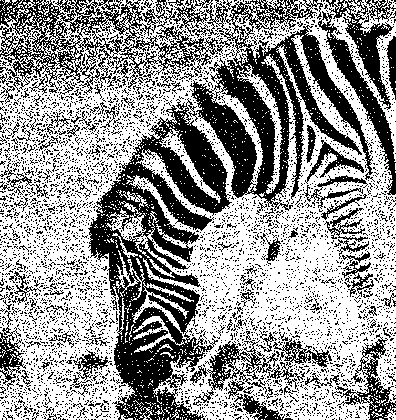
%> input picture IMAGES&TESTS/zebra_rand.tif, 396 x 420 px, shrunk from 754 x 800 before the run
$ octave TestZebra.m   (GNU Octave 9; MATLAB toolbox functions it lacks are replaced by stand-ins)
%> lines starting %> are read from the running program, lines starting %| are printed output that depends on the picture; in (x1, y1, x2, y2) boxes, pixels count from 0 and x2, y2 are one past the last pixel; in counts of white or black regions, pixels touching at a corner belong together; the program's own positions count from 1
### CLASSIFY/ImageClassify.m
function [outputs] = ImageClassify(inputs)
%
% This file takes a multi-spec image ground data and computes a
% supervised classification using quadratic discriminat analysis.
% Pre and post-classifiction filtering are also available.
%
% %%%%%%%%%%%%%%%%%%%%%%%%% input structure%%%%%%%%%%%%%%%%%%%%%%%%%%%%%%%%
%-------------------------------------------------------------------------
% IMPORTANT NOTES: The following are contained within the inputs structure.
% Input images must be 8 or 16 bit TIFF files.
%-------------------------------------------------------------------------
%
% IMAGE     - This is the 8 or 16 bit TIFF image to be classified.
%
% GRNDTRUTH - This 8 or 16 bit TIFF image has the same pixel dimension as IMAGE
%             with pixel values equal to i in the spatial location of IMAGE
%             where the ground truth data for class_i has been collected.
%             In all other locations, the pixel values should be set to
%             some value not in the set {1,2,...,nclasses}, e.g. 0.
%
% nclasses  - number of classes
%
% thresh    - chi^2 confidence value for thresholding. If it is not given,
%             is empty or if thresh = 100, no thresholding is implemented.
%
% prefilt   - If this is empty ('[]') or zero, no prefiltering is computed.
%             If it is 1, 2, or 3, it filters (denoises) via convolution by
%             increasingly large neighborhood matrices.
%
% smoothing - If this is empty ('[]') or zero, no post filtering is
%             computed. If it is equal to 1, a nonlinear postfiltering is
%             computed using the mode function. If it is 2, probability
%             label relaxation is implemented. If it is 3, Markov random
%             fields are used.
%
%%%%%%%%%%%%%%%%%%%%%%%%%%% OUTPUTS %%%%%%%%%%%%%%%%%%%%%%%%%%%%%%%%%%%%%%
%
% outputs.Image          - the original image in array format
%
% outputs.GrndTruth      - the ground truth image in array format
%
% outputs.Classification - the classified image in array format
%
% This code was written by Marylesa Wilde and John Bardsley,
% final version Feb. 25, 2010.
%-------------------------------------------------------------------------
xtrue     = inputs.IMAGE;
GrndTruth = inputs.GRNDTRUTH;
nclasses  = inputs.nclasses;
thresh    = inputs.thresh;
prefilt   = inputs.prefilt;
smoothing = inputs.smoothing;
crossval  = inputs.crossval;
%-------------------------------------------------------------------------
% 1. Read IMAGE and GrndTruth into MatLab. They must be TIFF files. Convert
%    to 8 bit if necessary. Then vectorize these two arrays for the
%    classification step. Pre-classification filtering (denoising) is
%    implemented and threshold values are computed.
%-------------------------------------------------------------------------
% Input image and prefilter/denoise
if ~isnumeric(xtrue)
  xtrue = double(imread(xtrue));
%> xtrue: size 420x396 double; values 0 (black) and 1 (white), 58.8% white; 4767 black regions (4650 under 20 px), largest, box (x1, y1, x2, y2) and area: (0, 0, 375, 211) 21188, (88, 98, 232, 420) 18282, (318, 11, 396, 195) 2310
end
[nx,ny,nbands] = size(xtrue);
%> nx = 420; ny = 396; nbands = 1
if ~exist('prefilt','var') | isempty(prefilt), prefilt = 0; end
if     prefilt==3,
    F = 1/36*[0 0 1 0 0; 0 2 4 2 0; 1 4 8 4 1; 0 2 4 2 0; 0 0 1 0 0];
elseif prefilt==2
    F = 1/16*[1 2 1; 2 4 2; 1 2 1];
elseif prefilt==1
    F = 1/8*[0 1 0; 1 4 1; 0 1 0];
elseif prefilt==0
    F = [0 0 0;0 1 0;0 0 0];
end
% buffer 3 pixels on all sides to account for neighborhoods
xtrueBuffered = padarray(xtrue,[3,3],'replicate');
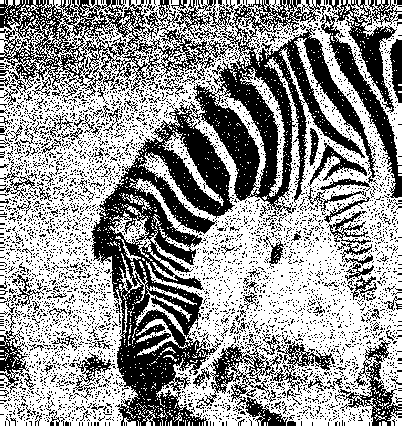
%> xtrueBuffered: size 426x402 double; values 0 (black) and 1 (white), 58.9% white; 4767 black regions (4640 under 20 px), largest, box (x1, y1, x2, y2) and area: (0, 0, 378, 214) 21668, (91, 101, 235, 426) 18435, (321, 14, 402, 198) 2379

b = zeros(size(xtrueBuffered(:,:,:)));
%> b: size 426x402 double; every value is 0
for i = 1:nbands
  b(:,:,i) = conv2(xtrueBuffered(:,:,i),F,'same');
end
Image = uint8(b(4:nx+3,4:ny+3,:));
%> Image is the input picture: size 420x396 uint8; values 0 (black) and 1 (white), 58.8% white; 4767 black regions (4650 under 20 px), largest, box (x1, y1, x2, y2) and area: (0, 0, 375, 211) 21188, (88, 98, 232, 420) 18282, (318, 11, 396, 195) 2310
[nx,ny,nbands]=size(Image);
ImageStretch = zeros(nx*ny,nbands);
for i = 1:nbands
    Temp = Image(:,:,i);
    ImageStretch(:,i)=Temp(:);
end
% Read in ground truth image and set non-groundtruth points to 0
if isempty(GrndTruth)
    for i=1:nclasses
        m{i} = inputs.means(i);
        C{i} = inputs.covariances(1:nbands,nbands*(i-1)+1:nbands*i);
    end
%> after the loop, C = {1, 1}; m = {0, 1}
else
    GrndTruth = uint8(imread(GrndTruth));
    [nxg,nyg] = size(GrndTruth);
    if nx ~= nxg || ny ~= nyg
        disp('NO CLASSIFICATION since image and ground truth have different dimension.')
        return
    end
    GrndTruth(GrndTruth>nclasses | GrndTruth<1)=0;
    GrndTruthStretch = GrndTruth(:);
    % Create mean and covaraince of ground truth.
    for i = 1:nclasses
        pts  = ImageStretch(GrndTruthStretch==i,:);
        m{i} = mean(pts);
        C{i} = cov(pts)+sqrt(eps)*eye(nbands);
    end
end
% Obtain chi square value for threshold
if ~exist('thresh','var') | isempty(thresh) % no thresholding
    Ti = chi2inv(1,nbands);
%> Ti = Inf
else
    Ti = chi2inv(.01*thresh,nbands);
end
if ~exist('smoothing','var') | isempty(smoothing)
    smoothing = 0;
end

%--------------------------------------------------------------------------
% 2. Compute the supervised classification and thresholding using the QDA
%    classifier.
%--------------------------------------------------------------------------
[Classification,g] = SupervisedClassification(ImageStretch,m,C,Ti);

%--------------------------------------------------------------------------
% 3. Use K-fold cross validation to estimate the classification error.
%--------------------------------------------------------------------------
if crossval == 1 & ~isempty(GrndTruth)
    nsamples = 10; percent_removed = 10;
    [percent_misclassified,miss] = ClassificationError(ImageStretch,...
                        GrndTruthStretch,m,C,percent_removed,nsamples,Ti);
    fprintf('%d PERCENT RANDOM REMOVAL CROSS VALIDATION.\n',percent_removed)
    fprintf('Percent misclassified after %d removals = %2.4f\n',nsamples,percent_misclassified);
end

%--------------------------------------------------------------------------
% 4. Post classification smoothing
%--------------------------------------------------------------------------
if smoothing==1
    Classification=PostFilter(Classification,nx,ny);
elseif smoothing==2
    iter = inputs.iter;
    Classification = ProbLabRelax(Classification,g,nx,ny,nclasses,5);
elseif smoothing==3
    beta = inputs.beta; iter = inputs.iter;
    Classification = MarkovRandField(Classification,ImageStretch,nx,ny,...
                                                  m,C,nclasses,beta,iter);
else
    Classification = reshape(Classification,nx,ny);
end

outputs.Image = Image;
outputs.GrndTruth = GrndTruth;
outputs.Classification = Classification;

### CLASSIFY/SupervisedClassification.m
function [Classification,g] = SupervisedClassification(ImageStretch,m,C,Ti)
%> called with Ti = Inf
%
% Using the points in IMAGE corresponding to the ground truth data in class
% i, a covariance matrix C and mean vector m are computed. Doing this for
% each i, one obtains nclass likelihood functions
%
% p_i(x) = exp[-0.5*(x-m)'*inv(C)*(x-m)] / sqrt( (2pi)^n det(C) ),
%
% The classification rule is then given by:
%
% x is in class i if p_i(x) > p_j(x) for all j not equal to i.
%
% For computational reasons, we instead use the equivalent rule:
%
% x is in class i if g_i(x):=-ln(p_i(x)) < -ln(p_j(x))=:g_j(x) for all j
% not equal to i.
%
% Reference: "Remote Sensing Digital Image Analysis," J. Richards and X.
% Jia, Springer 2006.
%
% %%%%%%%%%%%%%%%%%%%%%%%%% INPUTS %%%%%%%%%%%%%%%%%%%%%%%%%%%%%%%%%%%%%%%
%
% ImageStretch     - the uint8 image array
%
% m                - a cell whose ith element is the mean of the ith class
%                    of ground truth points.
%
% C                - a cell whose ith element is the covariance of the ith
%                    class of ground truth points.
%
% Ti               - threshold value
%
%%%%%%%%%%%%%%%%%%%%%%%%%%% OUTPUTS %%%%%%%%%%%%%%%%%%%%%%%%%%%%%%%%%%%%%%
%
% Classification   - the classified image.
%
% g                - array of probabilities
%
% This code was written by Marylesa Wilde and John Bardsley,
% final version Feb. 25, 2010.
%--------------------------------------------------------------------------
[n,nbands] = size(ImageStretch);
%> n = 166320; nbands = 1
onevec = ones(n,1);
nclasses = length(m);
%> nclasses = 2
g = zeros(n,nclasses);
gtemp = zeros(n,nclasses);
for i = 1:nclasses
    meanmati=onevec*m{i};
    residi = (ImageStretch-meanmati)';
    Ri = chol(C{i});
    g(:,i) = - log(det(C{i})) - sum(((Ri'\residi)').^2,2);
    gtemp(:,i) = -Ti - log(det(C{i}));
end

% Compute the classification by taking the maximum along the rows of g.
[maxg,Classification] = max(g,[],2);
% make g a probability if using PLR
g = (2*pi)^(-nclasses/2)*exp((1/2)*g);

% Check threshold, remove points beyond threshold
for placeholder=1:length(Classification)
    if gtemp(placeholder,Classification(placeholder))>maxg(placeholder)
        Classification(placeholder) = nclasses+1;
    end
end
Classification = uint8(Classification);

### CLASSIFY/MarkovRandField.m
function[Classification]=MarkovRandField(A,ImageStretch,nx,ny,m,C,nclasses,beta,iter)
%> called with nx = 420, ny = 396, nclasses = 2, beta = 0.5, iter = 10
%
% This file takes a multi-spec classified image and penalizes a central
% pixel's probabilities based on the Markov property using neighboring
% pixels' probabilities.  5-10 iterations are commonly suggested.
% See Richards & Jia, Remote Sensing, Digital Image Analaysis,
% Springer-Verlag 2006
%
% %%%%%%%%%%%%%%%%%%%%%%%%% inputs %%%%%%%%%%%%%%%%%%%%%%%%%%%%%%%%%%%%%%%%
% A            - The 8-bit classification obtained under QDA in
%                SupervisedClassification.m from the original image.
%
% ImageStretch - The spectral values of the original nx rows by ny columns
%                of an n-banded image reshaped into nx*ny rows by n
%                columns.  This is uint-8.
%
% nx           - The number of rows in the A matrix.
%
% ny           - The number of columns in the A matrix.
%
% m            - a cell whose ith element is the mean of the ith class
%                of ground truth points.
%
% C            - a cell whose ith element is the covariance of the ith
%                class of ground truth points.
%
% nclasses     - The number of ground truthing types or classes to be
%                delineated during the classification.
%
% beta         - The scalar value used in penalizing probabilities based on
%                a central pixel's neighbors. (regularization parameter)
%
% iter         - The number of iterations on which to relax probability
%                labels.
%
% %%%%%%%%%%%%%%%%%%%%%%%%% outputs %%%%%%%%%%%%%%%%%%%%%%%%%%%%%%%%%%%%%%%
%
% Classification - This is the 8-bit RMF classification of the original
%                  image.
%
% This code was written by Marylesa Wilde and John Bardsley,
% final version Feb. 25, 2010.
%-------------------------------------------------------------------------

% Second order Neighborhood weights
[n,nbands]=size(ImageStretch);
F = [1/sqrt(2) 1 1/sqrt(2); 1 0 1; 1/sqrt(2) 1 1/sqrt(2)];
A = reshape(A,nx,ny);
onevec = ones(n,1);
% MRF
for g =1:iter
    fprintf('MRF iter = %d\n',g)
    g2 = zeros(n,nclasses);
    for i = 1:nclasses
        % Find similar neighbors above and below.
        A2 = zeros(nx,ny);
        A2(A~=i) = 1;
        Q = conv2(A2,F,'same');
        q = reshape(Q,nx*ny,1);
        % Evaluate the negative-log likelihood function g_i at every pixel
        meanmati=onevec*m{i};
        residi = (ImageStretch-meanmati)';
        Ri = chol(C{i});
        g2(:,i) = -1/2*log(det(C{i})) - 1/2*sum(((Ri'\residi)').^2,2) - beta*q;
    end
    % Compute the classification by taking the maximum along the rows of g.
    [dummy,A] = max(g2,[],2);
end
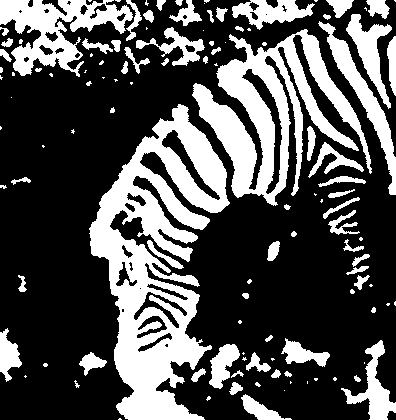
%> A2: size 420x396 double; values 0 (black) and 1 (white), 31.7% white; 119 white regions (54 under 20 px), largest, box (x1, y1, x2, y2) and area: (89, 104, 230, 420) 19721, (192, 29, 372, 206) 11773, (0, 0, 133, 77) 4650
A = reshape(A,nx,ny);
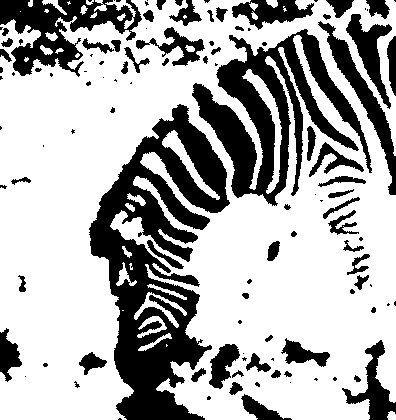
%> A: size 420x396 double; values 1 (black) and 2 (white), 68.3% white; 114 black regions (53 under 20 px), largest, box (x1, y1, x2, y2) and area: (89, 104, 230, 420) 19751, (192, 29, 372, 206) 11771, (0, 0, 142, 77) 4900
Classification = uint8(A);

### IMAGES&TESTS/TestZebra.m
%--------------------------------------------------------------------------
% Define the inputs.
%--------------------------------------------------------------------------
inputs.IMAGE       = 'zebra_rand.tif';
inputs.GRNDTRUTH   = [];
inputs.means       = [0,1];
inputs.covariances = [1,1];
inputs.nclasses    = 2;   % number of classes
inputs.crossval    = 1;   % 1 = k-fold cross validation; 0,[] = none.
inputs.thresh      = []; % 100,[] = no threshold; alph = alpha% chi^2 c.i.
inputs.prefilt     = 0;   % [] or 0 = no prefilt, 1 = 1st, 2 = 2nd, 3 = 3rd
                          % order neighborhoods
inputs.smoothing   = 3;   % 0,[] = none; 1 = nonlin filter; 2 = PLR; 3 = MRF
inputs.iter        = 10;  % # iters in PLR or MRF.
inputs.beta        = .5;   % beta (regularization parameter) for MRF.

%--------------------------------------------------------------------------
% Now, classify the image
%--------------------------------------------------------------------------
tic
outputs = ImageClassify(inputs);
toc
%--------------------------------------------------------------------------
% Finally, output the results.
%--------------------------------------------------------------------------
Image = outputs.Image;
GrndTruth = outputs.GrndTruth;
%> GrndTruth = []
Classification = outputs.Classification;

if isempty(inputs.thresh)==1
    inputs.thresh = -1;
end
if 0<inputs.thresh && inputs.thresh<100
    inputs.nclasses=inputs.nclasses+1;
end

figure(1)
    imagesc(Image)
    colorbar, colormap(gray)
figure(2)
    imagesc(Classification)
    colorbar, colormap(gray)
